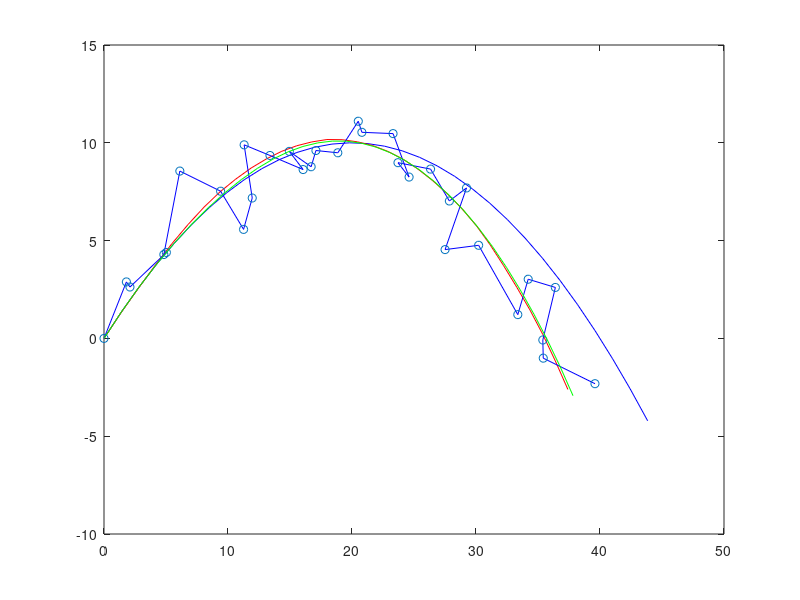

The MATLAB source for this figure:
clear
clc

%Warunki poczatkowe i warunki symulacji
alpha = pi/4;
g = 10;
x0 = 0;
y0 = 0;
v0 = 20;
v0x = v0 * cos(alpha);
v0y = v0 * sin(alpha);

dt = 0.1;
tmax = 3;

%Warunek poczatkowy
W0 = [0; 0; v0x; v0y];

A = [1 0 dt 0; 0 1 0 dt; 0 0 1 0; 0 0 0 1];
B = [0; -1/2*dt^2*g; 0; -g*dt];
C = [1 0 0 0; 0 1 0 0];

%Zadanie 1
WynikX_SM = W0;
X = W0;
for t=0:dt:tmax
    X = A*X+B;
    WynikX_SM = [WynikX_SM X];
end


WynikY_SM = C * WynikX_SM;
plot(WynikY_SM(1,:), WynikY_SM(2,:),'blue');
hold on

%Zadanie 2
sigma = 3;
sigma_o = 1;

X = W0;
WynikX_ST = W0;
WynikY_O = C * W0;

for t=0:dt:tmax
    E1 = randn;
    E2 = randn;
    W = [0.5*dt^2*E1; 0.5*dt^2*E2; E1*dt; E2*dt] * sigma;
    X = A*X + B + W;
    WynikX_ST = [WynikX_ST X];
    E3 = randn;
    E4 = randn;
    V = [E3; E4] * sigma_o;
    Y = C * X + V;
    WynikY_O = [WynikY_O Y];
end
WynikY_ST = C * WynikX_ST;
plot(WynikY_ST(1,:), WynikY_ST(2,:), 'red');
hold on
plot(WynikY_O(1,:), WynikY_O(2,:), 'blue');
scatter(WynikY_O(1,:), WynikY_O(2,:))

%Zadanie 3

R = [1 0; 0 1] * sigma_o^2;
Q = [dt^4/4 0 dt^3/2 0; 0 dt^4/4 0 dt^3/2; dt^3/2 0 dt^2 0; 0 dt^3/2 0 dt^2] * sigma^2;
WynikY_E = C*W0;
X_E = W0;
P = Q;
for i=2:length(WynikY_ST)
    X_E = A*X_E + B;
    P_til = A*P*A' + Q;
    K = P_til * C' * inv(C*P_til*C' + R);
    X_E = X_E + K*(WynikY_ST(:,i) - C*X_E);
    P = (eye(4)-K*C) * P_til;
    WynikY_E = [WynikY_E C*X_E];
end

plot(WynikY_E(1,:), WynikY_E(2,:), 'green')
